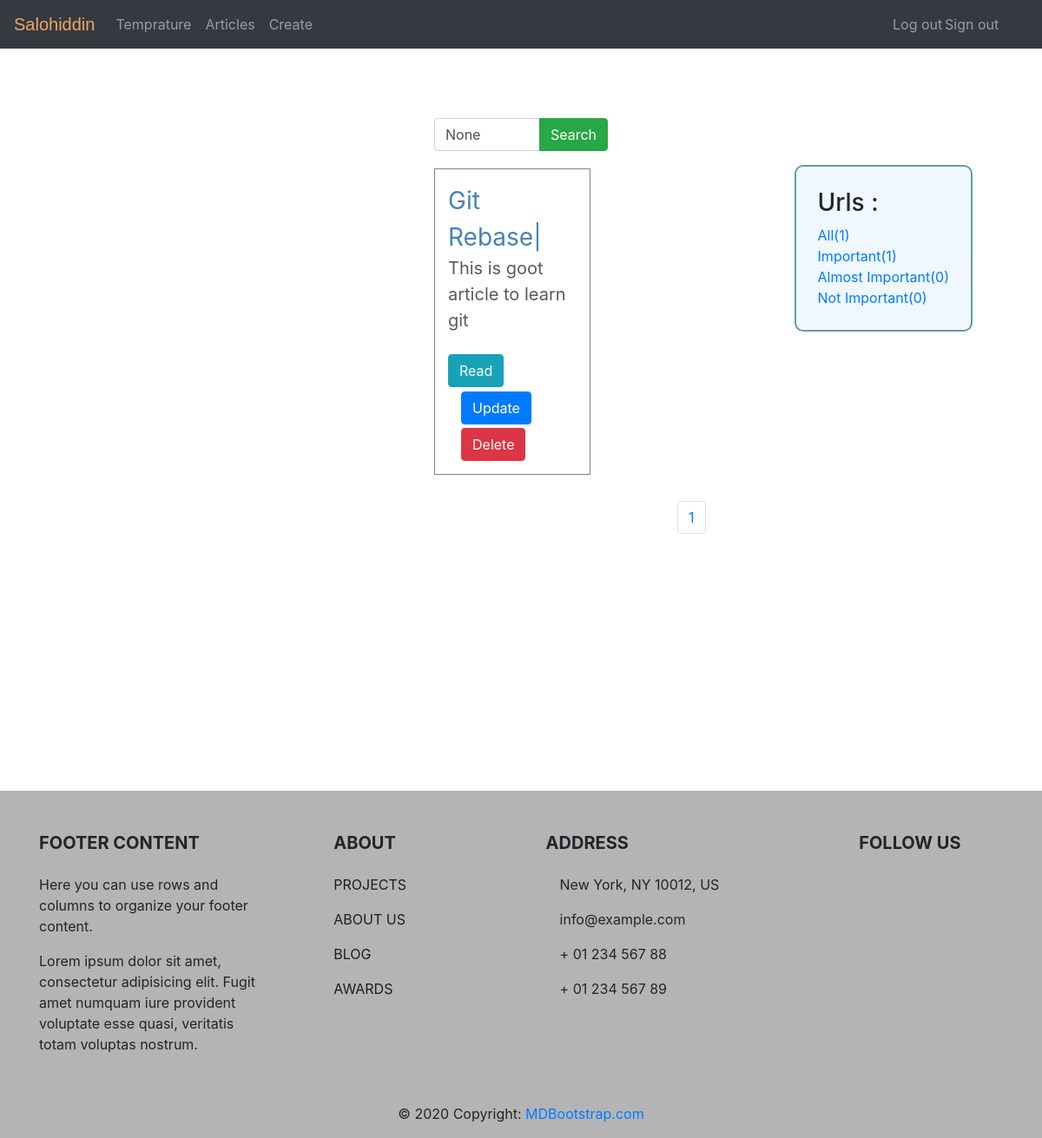
Page / (signed in) on the committed database.
### app/models.py (models this page shows, shortened)
class CustomUser(AbstractBaseUser):
    CHOICES = (('Male', 'Male'),
               ('Female', 'Female'))
    email = models.EmailField(verbose_name='email address', unique=True)
    first_name = models.CharField(max_length=255)
    last_name = models.CharField(max_length=255)
    gender = models.CharField(choices=CHOICES, max_length=255)
    date_joined = models.DateTimeField(auto_now_add=True)
    image = models.ImageField( default='images/image1.jpg', upload_to='images/', blank=True, null=True,)#we have to use default before upload_to. If we don't the default images does not exist in the page.
    is_staff = models.BooleanField(default=False)
    is_active = models.BooleanField(default=True)
    is_superuser = models.BooleanField(default=False)
    objects = UserManager()
    USERNAME_FIELD = 'email'
    REQUIRED_FIELDS = [ 'first_name']

class AboutUrl(models.Model):
    UrlChoices = (
        ('Important', 'Important'),
        ('Almost Important', 'Almost Important'),
        ('Not Important', 'Not Important')
    )
    user = models.ForeignKey(settings.AUTH_USER_MODEL, on_delete=models.CASCADE)
    original_url = models.URLField(max_length=700, default='exapmle.com')
    title = models.CharField(max_length=100)
    description = models.TextField()
    date_published = models.DateTimeField(auto_now=True)
    choices = models.CharField(verbose_name="", max_length=200, choices=UrlChoices)
    class Meta:
        ordering = ['-title']

### app/views.py (the view)
# urls.py: path('', Home.as_view(), name='home'),
class Home(View):
    def get(self, request):
        if request.user.is_authenticated:
            customer = CustomUser.objects.get(email=request.user.email)
            allurls_count = customer.abouturl_set.all().count()  # abouturl is lowercase of AboutUrl model name. It gets all urls created by the current user
            importanturls_count = customer.abouturl_set.filter(choices='Important').count()
            almostimportanturls_count = customer.abouturl_set.filter(choices='Almost Important').count()
            notimportanturls_count = customer.abouturl_set.filter(choices='Not Important').count()
            search = request.GET.get('search')
            if search is not None:
                smth = AboutUrl.objects.filter(Q(title__contains=search) | Q(original_url=search),
                                               user=request.user).order_by('-pk')
                paginator = Paginator(smth, 4)  # show 4 urls per page
                page_number = request.GET.get('page')
                page_obj = paginator.get_page(page_number)
            else:
                smth = AboutUrl.objects.filter(user=request.user).order_by('-pk')
                paginator = Paginator(smth, 4)  #
                page_number = request.GET.get('page')
                page_obj = paginator.get_page(page_number)
            return render(request, 'home.html',
                          {'list': smth, 'page_obj': page_obj, 'search': search, 'customer': customer,
                           'allurls_count': allurls_count, 'importanturls_count': importanturls_count,
                           'almostimportanturls_count': almostimportanturls_count,
                           'notimportanturls_count': notimportanturls_count})
        else:
            return render(request, 'home.html')

### app/templates/home.html (shortened to what this page needs)
{% extends 'base.html' %}
{% block content %}
{% if request.user.is_authenticated %}
    <form method="get", style="margin-top:30px; padding: 50px 500px;">
      <div class="input-group mb-3">
      <input style="", name="search", class="form-control", placeholder="Search by title or url link", value="{{ search }}">
       <div class="input-group-append">
       <button type="submit", class="btn btn-success">Search</button>
          </div>
      </div>
    <ul style="right:80px; position:fixed; display:block; text-decoration:none; list-style-type:none; border:2px solid cadetblue; border-radius:10px;background-color: aliceblue; padding:25px 25px;">
        <h3>Urls :</h3>
        <li><a href="{% url 'home' %}">All({{ allurls_count }})</a></li>
        <li><a href="{% url 'important' %}">Important({{ importanturls_count }})</a></li>
        <li><a href="{% url 'almostimportant' %}">Almost Important({{ almostimportanturls_count }})</a></li>
        <li> <a href="{% url 'notimportant' %}">Not Important({{ notimportanturls_count }})</a></li>
    </ul>
    {% if list %}
      {% for z in page_obj.object_list  %}
          <li  style="margin-top:20px; border:1.5px solid grey;width:90%;display:block;  font-size:28px; padding:15px 15px;  text-decoration:none; color:#4682B4; ">{{ z.title }}| <p style="color:rgb(90,90,90); font-size:20px;", >{{ z.description|truncatechars:80 }}</p><div style="display:block; margin-top:20px;"><button style="display:inline-block; margin-left:0px;", type="submit" class="btn btn-info"><a href="{% url 'read' z.pk %}", style="color:white; text-decoration:none;">Read</a></button><button style="display:inline-block;margin-left:15px;", type="submit", class="btn btn-primary"><a href="{% url 'update' z.pk %}", style="color:white; text-decoration:none;">Update</a></button><button style="display:inline-block;margin-left:15px;", class="btn btn-danger", type="submit"><a href="{% url 'delete' z.pk %}", style="color:white; text-decoration:none;">Delete</a></button></div></li>
      {% endfor %}
    {% else %}
        <h5 style="color:tomato;">You haven't  added any urls yet or haven't entered valid title</h5>
    {% endif %}
<ul class="pagination" style="margin-left:280px; margin-top:30px;">
  <li class="page-item"><a class="page-link" href="">{{ page_obj.number }}</a></li>
</ul>
    </form>
{% endif %}
{% endblock %}

### app/templates/navigation.html (shortened to what this page needs)
    <nav class="navbar navbar-expand-sm bg-dark navbar-dark">
  <ul class="navbar-nav">
    {% if request.user.is_authenticated %}
        <a class="navbar-brand" href="{% url 'user_info' %}", style="text-decoration:none;"><p style="color:sandybrown;display:inline;font-family:sans-serif;">{{ user.first_name }}</p></a>
     <li class="nav-item">
      <a class="nav-link" href="{% url 'temprature' %}">Temprature</a>
    </li>
        <li class="nav-item">
      <a class="nav-link" href="{% url 'home' %}">Articles</a>
    </li>
        <li class="nav-item">
      <a class="nav-link" href="{% url 'create' %}">Create</a>
    </li>
    <li class="nav-item" style="left:85%; position:absolute;">
      <a class="nav-link" href="{% url 'login' %}">Log out</a>
    </li>
      <li class="nav-item" style="left:90%; position:absolute;">
      <a class="nav-link" href="{% url 'sign_out' %}">Sign out</a>
    </li>
    {% endif %}
  </ul>
</nav>

### rows in the picture
CustomUser: first_name "Salohiddin"
AboutUrl: title "Git Rebase", description "This is goot article to learn git"

### other values in the picture
{{ allurls_count }} "1"
{{ importanturls_count }} "1"
{{ almostimportanturls_count }} "0"
{{ notimportanturls_count }} "0"
{{ page_obj.number }} "1"
